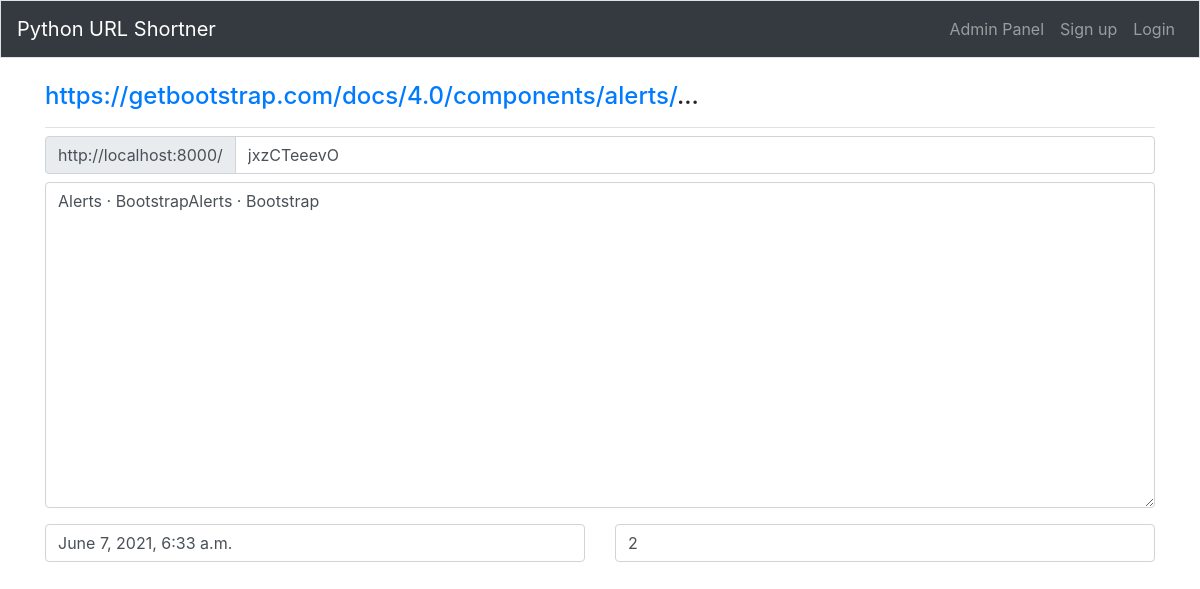
The app's page /manage_url/61/, older data.
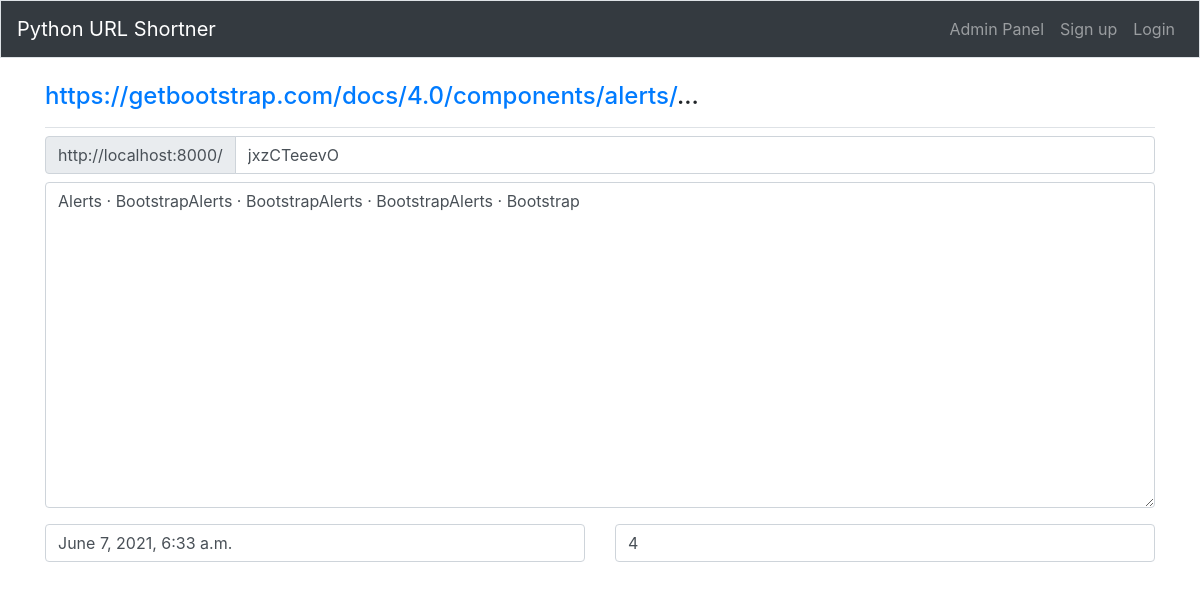
The same page, newer data.
### home_page/models.py (models this page shows)
class UsersUrl(models.Model):
    url = models.CharField(max_length=200)
    short = models.CharField(
        max_length=10, blank=True, unique=True, error_messages={"unique": ""}
    )
    date_added = models.DateTimeField(null=True)
    click_count = models.IntegerField(default=0)
    url_content = models.TextField(max_length=500, blank=True)
    def __str__(self):
        return f"{self.url[:150]}..."

### home_page/views.py (the view)
# urls.py: path("manage_url/<int:UsersUrl_id>/", views.manage_url, name="manage_url"),
def manage_url(request, UsersUrl_id):
    if request.method != "POST":
        form = ManageForm(request.POST)
        urls = UsersUrl.objects.get(id=UsersUrl_id)
    context = {"form": form, "urls": urls}
    return render(request, "home_page/manage_url.html", context)

### home_page/forms.py
class ManageForm(forms.ModelForm):
    class Meta:
        model = UsersUrl
        fields = ["short", "url_content", "click_count", "date_added"]
        labels = {"short": "", "url_content": "", "click_count": "", "date_added": ""}
        widgets = {}

### home_page/templates/home_page/manage_url.html (shortened to what this page needs)
{% extends "./base.html" %}
{% load bootstrap4 %}
{% block page_header %}
	<h4>{{ urls|urlize }}</h4>
{% endblock page_header %}
{% block content %}
  <div class="input-group mb-2 mr-sm-2">
    <div class="input-group-prepend">
      <div class="input-group-text">http://localhost:8000/</div>
    </div>
    <input type="text" name="short" class="form-control" id="short"value="{{ urls.short }}">
  </div>
  <form>
    <div class="form-group">
    <textarea class="form-control" rows="13">{{ urls.url_content }}</textarea>
  </div>
  <div class="row">
    <div class="col">
      <input type="text" class="form-control" value="{{ urls.date_added }}">
    </div>
    <div class="col">
      <input type="text" class="form-control" value="{{ urls.click_count }}">
    </div>
  </div>
</form>
 {% endblock content %}

Row changes from the older to the newer data that the page shows:
changed UsersUrl "https://getbootstrap.com/docs/4.0/components/alerts/ ...": url_content "Alerts · BootstrapAlerts · Bootstrap" → "Alerts · BootstrapAlerts · BootstrapAlerts · BootstrapAlerts · Bootstrap"; click_count "2" → "4"
